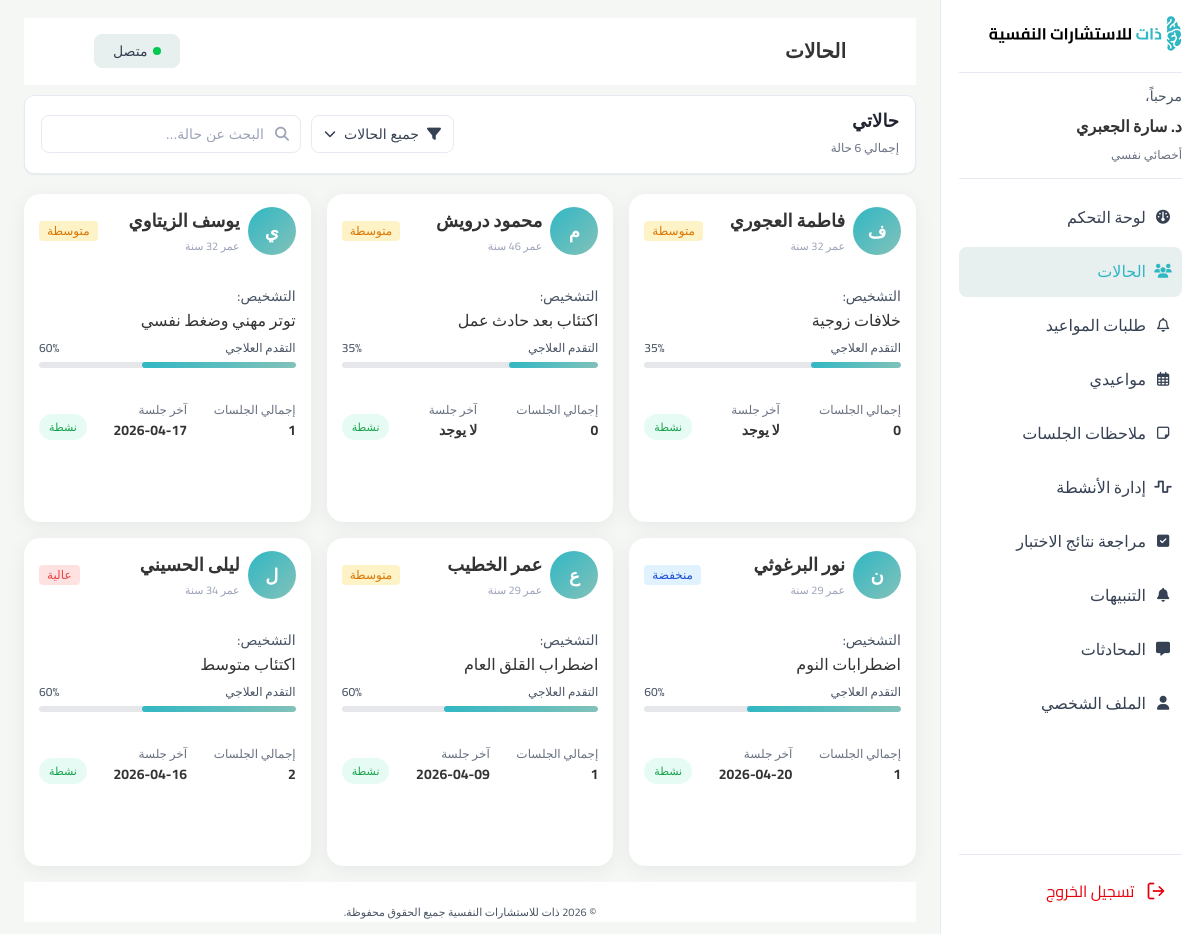
/therapist/therapist-cases/index.php (signed in), run on the app's committed database.
### tables this page shows
CREATE TABLE cases (
    case_id INT AUTO_INCREMENT,
    client_id INT,
    therapist_id INT,
    title VARCHAR(200) NOT NULL,
    description TEXT NULL,
    status VARCHAR(20) NOT NULL DEFAULT 'NEW' CHECK (
        status IN (
            'NEW',
            'IN_ASSESSMENT',
            'IN_THERAPY',
            'ON_HOLD',
            'RECOVERED'
        )
    ),
    priority VARCHAR(10) NOT NULL DEFAULT 'MEDIUM' CHECK (priority IN ('LOW', 'MEDIUM', 'HIGH')),
    is_flagged TINYINT (1) NOT NULL DEFAULT 0,
    created_at DATETIME NOT NULL DEFAULT CURRENT_TIMESTAMP,
    last_updated DATETIME NOT NULL DEFAULT CURRENT_TIMESTAMP ON UPDATE CURRENT_TIMESTAMP,
    closed_at DATETIME NULL,
    PRIMARY KEY (case_id),
    CONSTRAINT fk_case_client FOREIGN KEY (client_id) REFERENCES clients (client_id) ON DELETE RESTRICT ON UPDATE CASCADE,
    CONSTRAINT fk_case_therapist FOREIGN KEY (therapist_id) REFERENCES therapists (therapist_id) ON DELETE RESTRICT ON UPDATE CASCADE
);

CREATE TABLE users (
    user_id INT AUTO_INCREMENT,
    name VARCHAR(100) NOT NULL,
    username VARCHAR(60) NOT NULL UNIQUE,
    email VARCHAR(150) NOT NULL UNIQUE,
    password VARCHAR(255) NOT NULL,
    phone VARCHAR(20) NULL,
    avatar VARCHAR(255) NULL,
    role VARCHAR(20) NOT NULL CHECK (role IN ('CLIENT', 'THERAPIST', 'ADMIN')),
    is_active TINYINT (1) DEFAULT 1,
    created_at DATETIME NOT NULL DEFAULT CURRENT_TIMESTAMP,
    updated_at DATETIME NOT NULL DEFAULT CURRENT_TIMESTAMP ON UPDATE CURRENT_TIMESTAMP,
    PRIMARY KEY (user_id)
);

### therapist/therapist-cases/index.php (the view, shortened to what this page needs)
<?php
require_once __DIR__ . '/../../connection.php';
$user_id = $_SESSION['user_id'];
$therapist_id = $user_id;
$current_filter = $_GET['filter'] ?? 'all';
$current_search = trim($_GET['search'] ?? '');
$sql = "
    SELECT cs.case_id, cs.title, cs.status, cs.priority, cs.created_at,
           u.name AS client_name, c.date_of_birth,
           COUNT(s.session_id) AS total_sessions,
           MAX(s.start_time) AS last_session
    FROM cases cs
    JOIN clients c ON cs.client_id = c.client_id
    JOIN users u ON c.client_id = u.user_id
    LEFT JOIN sessions s ON s.case_id = cs.case_id
    WHERE cs.therapist_id = ?
";
$types = "i";
$params = [$therapist_id];
$sql .= " GROUP BY cs.case_id ORDER BY cs.created_at DESC";
$stmt = $conn->prepare($sql);
$stmt->bind_param($types, ...$params);
$stmt->execute();
$cases = $stmt->get_result()->fetch_all(MYSQLI_ASSOC);
$total_count = count($cases);
$filter_labels = [
    'all' => 'جميع الحالات',
    'active' => 'نشطة',
    'low' => 'حدة منخفضة',
    'medium' => 'حدة متوسطة',
    'high' => 'حدة عالية',
];
function calcAge($dob) {
    return (int) date_diff(date_create($dob), date_create('today'))->y;
}
function firstLetterCases($name) {
    return mb_substr(trim($name), 0, 1, 'UTF-8');
}
$priority_labels = ['LOW' => 'منخفضة', 'MEDIUM' => 'متوسطة', 'HIGH' => 'عالية'];
$priority_classes = ['LOW' => 'severity-low', 'MEDIUM' => 'severity-medium', 'HIGH' => 'severity-high'];
$status_labels = [
    'NEW' => 'جديدة', 'IN_ASSESSMENT' => 'نشطة', 'IN_THERAPY' => 'نشطة',
    'ON_HOLD' => 'معلقة', 'RECOVERED' => 'متعافية'
];
$status_classes = [
    'NEW' => 'status-active', 'IN_ASSESSMENT' => 'status-active', 'IN_THERAPY' => 'status-active',
    'ON_HOLD' => 'status-hold', 'RECOVERED' => 'status-recovered'
];
$status_progress = [
    'NEW' => 10, 'IN_ASSESSMENT' => 35, 'IN_THERAPY' => 60,
    'ON_HOLD' => 50, 'RECOVERED' => 100
];
$status_filter = [
    'NEW' => 'active', 'IN_ASSESSMENT' => 'active', 'IN_THERAPY' => 'active',
    'ON_HOLD' => 'hold', 'RECOVERED' => 'recovered'
];
?>
<!DOCTYPE html>
<html lang="ar" dir="rtl">
<head>
    <link rel="stylesheet"
        href="https://cdnjs.cloudflare.com/ajax/libs/font-awesome/6.5.1/css/all.min.css" />
 <link rel="stylesheet" href="../thirapist.css">
  <link rel="stylesheet" href="../total.css"/>
    <link rel="stylesheet" href="style.css">
</head>
<body>
    <div class="app">
<?php include "../layouts/sidebar.php"; ?>
        <main class="main">
            <header class="main-header">
                <h1 class="page-title">الحالات</h1>
                <button class="status-btn">
                    <span class="status-dot"></span>
                    متصل
                </button>
            </header>
            <section class="cases-topbar">
                <section class="cases-summary">
                    <div class="summary-title">حالاتي</div>
                    <div class="summary-count">إجمالي <?= $total_count ?> حالة</div>
                </section>
                <section class="cases-toolbar">
                    <button class="filter-btn" id="filterToggle" type="button">
                        <i class="fa-solid fa-filter"></i>
                        <span id="filterLabel"><?= $filter_labels[$current_filter] ?? 'جميع الحالات' ?></span>
                        <i class="fa-solid fa-chevron-down chevron"></i>
                    </button>
                    <form id="searchForm" method="GET" class="search-box">
                        <i class="fa-solid fa-magnifying-glass search-icon"></i>
                        <input id="caseSearch" name="search" type="text" placeholder="البحث عن حالة..." value="<?= htmlspecialchars($current_search) ?>">
                    </form>
                </section>
            </section>
            <section class="cases-grid">
                <?php if (empty($cases)): ?>
                    <p class="muted" style="text-align:center; padding:40px; grid-column: 1/-1;">لا توجد حالات حالياً</p>
                <?php else: ?>
                    <?php foreach ($cases as $case):
                        $age = calcAge($case['date_of_birth']);
                        $progress = $status_progress[$case['status']] ?? 0;
                        $priorityLower = strtolower($case['priority']);
                        $filterStatus = $status_filter[$case['status']] ?? 'active';
                    ?>
                    <article class="case-card"
                        data-name="<?= htmlspecialchars($case['client_name']) ?>"
                        data-urgency="<?= $priorityLower ?>"
                        data-status="<?= $filterStatus ?>">
                        <header class="case-card-header">
                            <div class="case-avatar"><?= firstLetterCases($case['client_name']) ?></div>
                            <div class="case-header-text">
                                <div class="case-name"><?= htmlspecialchars($case['client_name']) ?></div>
                                <?php if ($age): ?>
                                    <div class="case-age">عمر <?= $age ?> سنة</div>
                                <?php endif; ?>
                            </div>
                            <span class="severity-badge <?= $priority_classes[$case['priority']] ?? 'severity-medium' ?>"><?= $priority_labels[$case['priority']] ?? 'متوسطة' ?></span>
                        </header>
                        <div class="case-body">
                            <div class="case-diagnosis-label">التشخيص:</div>
                            <div class="case-diagnosis"><?= htmlspecialchars($case['title']) ?></div>
                            <div class="case-progress">
                                <div class="progress-top">
                                    <span class="progress-label">التقدم العلاجي</span>
                                    <span class="progress-percent"><?= $progress ?>%</span>
                                </div>
                                <div class="progress-bar">
                                    <div class="progress-fill" style="width: <?= $progress ?>%"></div>
                                </div>
                            </div>
                        </div>
                        <footer class="case-footer">
                            <div class="case-meta">
                                <div class="meta-label">إجمالي الجلسات</div>
                                <div class="meta-value"><?= (int)$case['total_sessions'] ?></div>
                            </div>
                            <div class="case-meta">
                                <div class="meta-label">آخر جلسة</div>
                                <div class="meta-value"><?= $case['last_session'] ? date('Y-m-d', strtotime($case['last_session'])) : 'لا يوجد' ?></div>
                            </div>
                            <span class="status-pill <?= $status_classes[$case['status']] ?? 'status-active' ?>"><?= $status_labels[$case['status']] ?? $case['status'] ?></span>
                        </footer>
                    </article>
                    <?php endforeach; ?>
                <?php endif; ?>
            </section>
 <?php include "../layouts/footer.php"; ?>
        </main>
    </div>
</body>
</html>

### therapist/thirapist.css (style rules this page uses)
.app { display: flex; min-height: 100vh; }
.main { flex: 1; padding: 18px 24px 12px; display: flex; flex-direction: column; width: auto; height: auto; min-width: 0; background-color: #F5F7F5; }
.main-header { display: flex; align-items: center; justify-content: space-between; margin-bottom: 14px; padding: 20px 15px ; background-color:#FFFFFF ; }
.page-title { margin: 0; font-size: 20px; font-weight: 700; color: #333333; text-align: right; vertical-align: middle; line-height: 28px; }
.status-btn { display: inline-flex; align-items: center; gap: 6px; padding: 6px 18px; border-radius: 8px; border: 1px solid#E7EFEF; background:#E7EFEF; color:#364153; font-size: 14px; font-weight: 400; line-height: 20px; }
.status-dot { width: 8px; height: 8px; border-radius: 50%; background: #00C950; }

### therapist/total.css (style rules this page uses)
*, *::before, *::after { box-sizing: border-box; margin: 0; padding: 0; }
body { margin: 0; font-family: 'Cairo', system-ui, -apple-system, BlinkMacSystemFont, 'Segoe UI', sans-serif; direction: rtl; background-color: #ffffff; color:#4A5565; }
.main-header { background-color: #ffffff; border-bottom: 1px solid #ffffff; height: 67px; width: 1512; padding: 0 70px; display: flex; align-items: center; justify-content: space-between; margin-bottom: 10px; }
.progress-bar { height: 100%; width: 0%; background: #36A397; transition: width 0.25s ease; }

### data on the page
cases: users.name "ف", users.name "فاطمة العجوري", priority "متوسطة", title "خلافات زوجية", status "35", total_sessions "0", shows "لا يوجد", status "نشطة"
cases: users.name "م", users.name "محمود درويش", priority "متوسطة", title "اكتئاب بعد حادث عمل", status "35", total_sessions "0", shows "لا يوجد", status "نشطة"
cases: users.name "ي", users.name "يوسف الزيتاوي", priority "متوسطة", title "توتر مهني وضغط نفسي", status "60", total_sessions "1", last_session "2026-04-17", status "نشطة"
cases: users.name "ن", users.name "نور البرغوثي", priority "منخفضة", title "اضطرابات النوم", status "60", total_sessions "1", last_session "2026-04-20", status "نشطة"
cases: users.name "ع", users.name "عمر الخطيب", priority "متوسطة", title "اضطراب القلق العام", status "60", total_sessions "1", last_session "2026-04-09", status "نشطة"
cases: users.name "ل", users.name "ليلى الحسيني", priority "عالية", title "اكتئاب متوسط", status "60", total_sessions "2", last_session "2026-04-16", status "نشطة"

### other printed values
$_SESSION['user_name'] "د. سارة الجعبري"
$filter_labels[$current_filter] "جميع الحالات"
